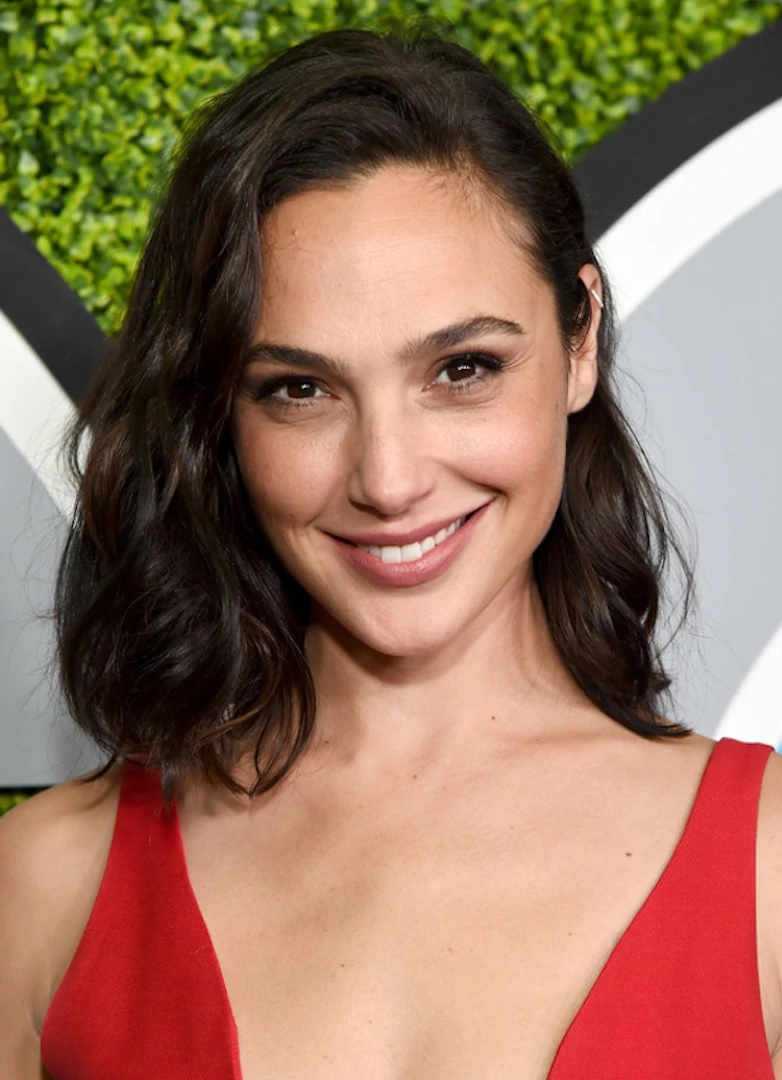
#> input picture test.jpg, 782 x 1080 px
$ python d05.py
#> lines starting #> are read from the running program, lines starting #| are printed output that depends on the picture

import cv2
import numpy as np
img = cv2.imread("test.jpg")
#> img is the input picture: shape (1080, 782, 3); mean B, G, R 92.9, 114.3, 148.5
print(img.shape)  #image boyutları
#| (1080, 782, 3)

imgcropped = img[300:450,180:600]  #kroplama
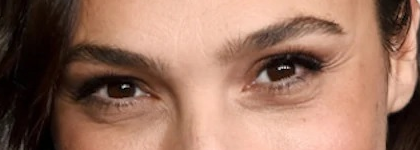
#> imgcropped: shape (150, 420, 3); mean B, G, R 95.8, 113.8, 153

imgResize = cv2.resize(img,(480,480))
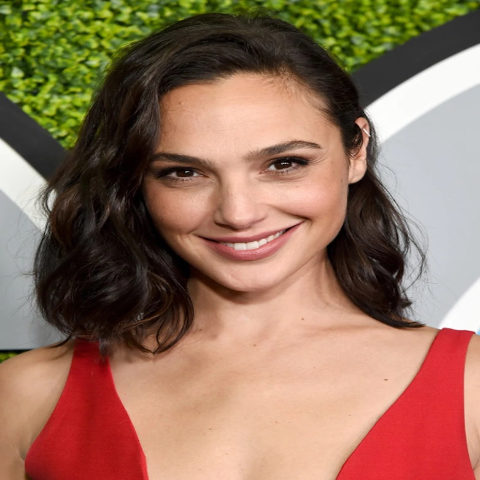
#> imgResize: shape (480, 480, 3); mean B, G, R 92.8, 114.2, 148.4

def stackImages(scale,imgArray):
#> called with scale = 0.5
    rows = len(imgArray)
    cols = len(imgArray[0])
    rowsAvailable = isinstance(imgArray[0], list)
    width = imgArray[0][0].shape[1]
    height = imgArray[0][0].shape[0]
    if rowsAvailable:
        for x in range ( 0, rows):
            for y in range(0, cols):
                if imgArray[x][y].shape[:2] == imgArray[0][0].shape [:2]:
                    imgArray[x][y] = cv2.resize(imgArray[x][y], (0, 0), None, scale, scale)
                else:
                    imgArray[x][y] = cv2.resize(imgArray[x][y], (imgArray[0][0].shape[1], imgArray[0][0].shape[0]), None, scale, scale)
                if len(imgArray[x][y].shape) == 2: imgArray[x][y]= cv2.cvtColor( imgArray[x][y], cv2.COLOR_GRAY2BGR)
        imageBlank = np.zeros((height, width, 3), np.uint8)
        hor = [imageBlank]*rows
        hor_con = [imageBlank]*rows
        for x in range(0, rows):
            hor[x] = np.hstack(imgArray[x])
        ver = np.vstack(hor)
    else:
        for x in range(0, rows):
            if imgArray[x].shape[:2] == imgArray[0].shape[:2]:
                imgArray[x] = cv2.resize(imgArray[x], (0, 0), None, scale, scale)
            else:
                imgArray[x] = cv2.resize(imgArray[x], (imgArray[0].shape[1], imgArray[0].shape[0]), None,scale, scale)
            if len(imgArray[x].shape) == 2: imgArray[x] = cv2.cvtColor(imgArray[x], cv2.COLOR_GRAY2BGR)
        hor= np.hstack(imgArray)
        ver = hor
    return ver


imgStack = stackImages(0.5,([img,imgcropped,imgResize],[img,imgcropped,imgResize]))
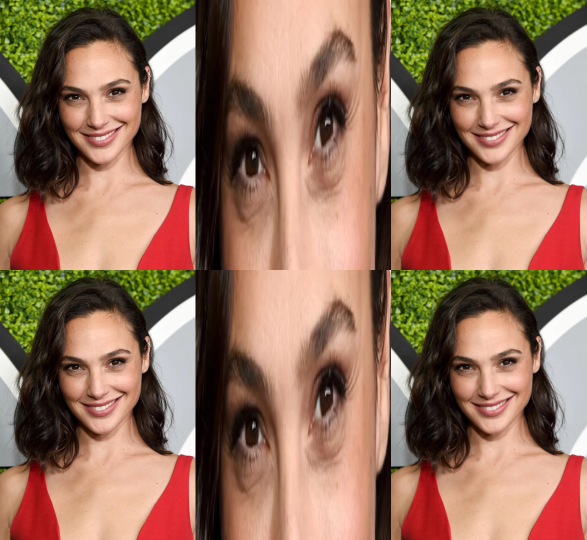
#> imgStack: shape (1080, 1173, 3) (shown at 1/2 size); mean B, G, R 93.8, 114, 149.9

cv2.imshow("test", imgStack)

cv2.waitKey(0)
